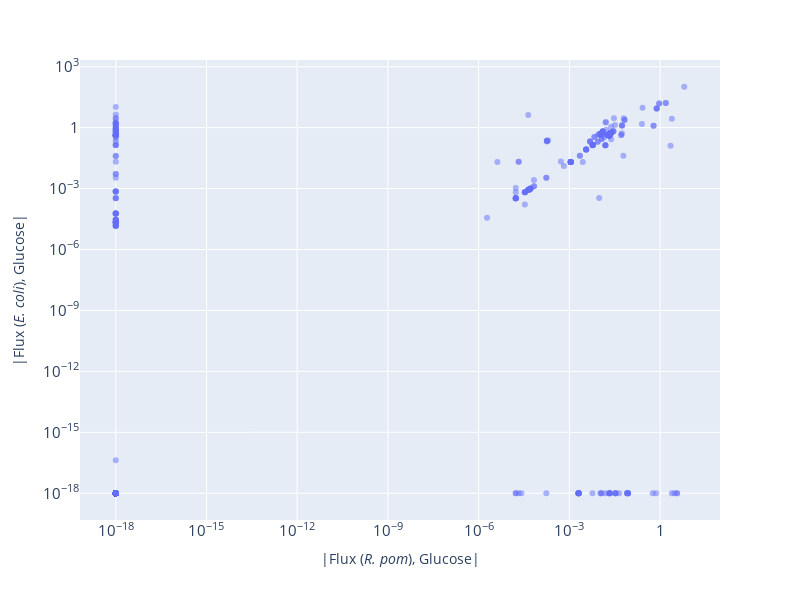

The code cell stored with this chart in its notebook:
### Code cell
# E. coli glucose vs. R. pom glucose

import plotly.express as px
import plotly.graph_objects as go
from ipywidgets import widgets

subset_data = reaction_data[reaction_data["has_link"]]

# Add small positive value to prevent log(0)
subset_data["rpom_flux_adj"] = 1e-18 + subset_data["rpom_glc_flux"].abs()
subset_data["ecoli_flux_adj"] = 1e-18 + subset_data["ecoli_glc_flux"].abs()

subset_data["reaction_str"] = [model.reactions.get_by_id(rxn).reaction for rxn in subset_data["id"]]
fig = px.scatter(subset_data,
                 x="rpom_flux_adj",
                 y="ecoli_flux_adj",
                 custom_data=subset_data[["id", "reaction_str", "rpom_glc_flux", "ecoli_glc_flux"]],
                 labels={
                    "rpom_flux_adj" : "|Flux (<i>R. pom</i>), Glucose|",
                    "ecoli_flux_adj" : "|Flux (<i>E. coli</i>), Glucose|"
                 },
                 log_x = True,
                 log_y = True,
                 opacity=0.5)
fig.update_traces(
    hovertemplate="<br>".join([
        "<b>%{customdata[0]}</b>",
        "rpom flux: %{customdata[2]}",
        "ecoli flux: %{customdata[3]}",
        "rxn: %{customdata[1]}"
    ]))

# fig.update_yaxes(range=[abs(subset_data["ecoli_flux"][subset_data["ecoli_flux"] != 0].min()), subset_data["ecoli_flux"].max()])

fig.update_layout(
    width=800,
    height=600,
    yaxis = dict(
        showexponent = 'all',
        exponentformat = 'power'
    ),
    xaxis = dict(
        showexponent = 'all',
        exponentformat = 'power'
    ),
)

### Figure 1 — Plotly figure (JSON) as saved in the notebook; plotly's stock layout.template omitted (floating-point values rounded to 4 significant figures; data arrays with more than 128 entries replaced by an {"elided": "..."} marker saying what was removed)
{"data": [{"customdata": {"elided": "595x4 mixed values"}, "hovertemplate": "<b>%{customdata[0]}</b><br>rpom flux: %{customdata[2]}<br>ecoli flux: %{customdata[3]}<br>rxn: %{customdata[1]}", "legendgroup": "", "marker": {"color": "#636efa", "opacity": 0.5, "symbol": "circle"}, "mode": "markers", "name": "", "orientation": "h", "showlegend": false, "type": "scatter", "x": {"elided": "595 float values"}, "xaxis": "x", "y": {"elided": "595 float values"}, "yaxis": "y"}], "layout": {"height": 600, "legend": {"tracegroupgap": 0}, "margin": {"t": 60}, "width": 800, "xaxis": {"anchor": "y", "domain": [0, 1], "exponentformat": "power", "showexponent": "all", "title": {"text": "|Flux (<i>R. pom</i>), Glucose|"}, "type": "log"}, "yaxis": {"anchor": "x", "domain": [0, 1], "exponentformat": "power", "showexponent": "all", "title": {"text": "|Flux (<i>E. coli</i>), Glucose|"}, "type": "log"}}}
